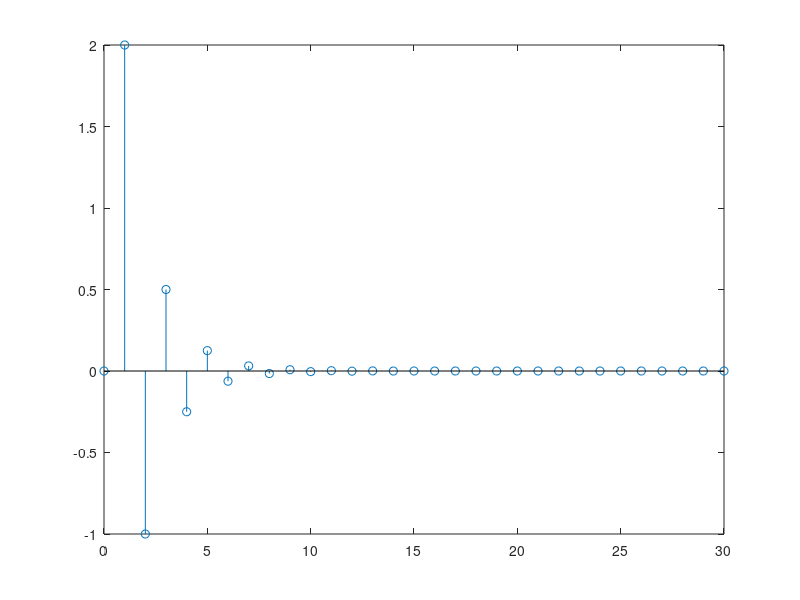

Here is the MATLAB script that generated this plot:
clear all;
clc;

%ex3 a
x=[1,zeros(1,30)];
n=0:1:30;
a=[1, 0.5];
b=[0, 2];
yi=0;
zi=filtic(b, a, yi);
[y, zf]=filter(b, a, x, zi);

%graficos
stem(n, y);
